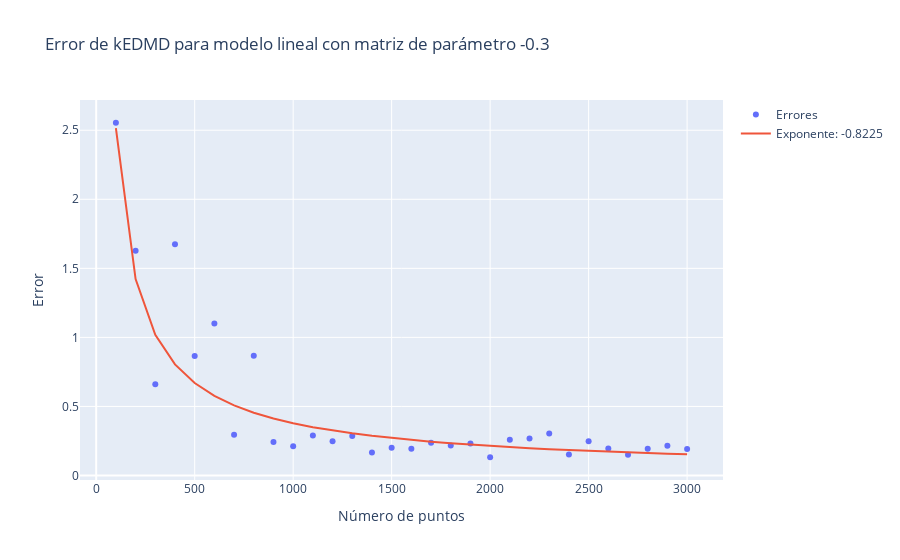

The notebook cell saved with this chart:
### Code cell
# Alpha a utilizar
alpha = -0.3

# Número de puntos
Ns = np.arange(100, 3100, 100)

# Errores
errors = np.zeros(len(Ns))

# Cálculo de errores
for i in range(len(Ns)):
    x, x_koop = compute_linear_kedmd(alpha, Ns[i])
    errors[i] = np.linalg.norm(x - x_koop)

# Ajustar una curva como raíz cuadrada a los errores
fit = np.polyfit(np.log(Ns), np.log(errors), 1)

# Plot
fig = go.Figure()

fig.add_trace(go.Scatter(x=Ns, y=errors, name='Errores', mode='markers'))
fig.add_trace(go.Scatter(x=Ns, y=np.exp(fit[1])*Ns**fit[0], name=f'Exponente: {fit[0].round(4)}', mode='lines'))

# Colocar titulo
fig.update_layout(
    title=f"Error de kEDMD para modelo lineal con matriz de parámetro {alpha}",
    xaxis_title="Número de puntos",
    yaxis_title="Error"
    )

fig.write_image(img_path+"Linear1Errors.pdf")

fig.show()

### Figure 1 — Plotly figure (JSON) as saved in the notebook; plotly's stock layout.template omitted (floating-point values rounded to 4 significant figures)
{"data": [{"mode": "markers", "name": "Errores", "type": "scatter", "x": [100, 200, 300, 400, 500, 600, 700, 800, 900, 1000, 1100, 1200, 1300, 1400, 1500, 1600, 1700, 1800, 1900, 2000, 2100, 2200, 2300, 2400, 2500, 2600, 2700, 2800, 2900, 3000], "y": [2.554, 1.627, 0.6602, 1.674, 0.8662, 1.101, 0.2945, 0.8676, 0.2423, 0.2117, 0.2897, 0.2482, 0.2868, 0.1672, 0.2009, 0.1943, 0.2365, 0.2178, 0.2315, 0.1321, 0.2581, 0.2673, 0.3045, 0.1522, 0.248, 0.1957, 0.1494, 0.1931, 0.2158, 0.1911]}, {"mode": "lines", "name": "Exponente: -0.8225", "type": "scatter", "x": [100, 200, 300, 400, 500, 600, 700, 800, 900, 1000, 1100, 1200, 1300, 1400, 1500, 1600, 1700, 1800, 1900, 2000, 2100, 2200, 2300, 2400, 2500, 2600, 2700, 2800, 2900, 3000], "y": [2.515, 1.422, 1.019, 0.8044, 0.6695, 0.5763, 0.5076, 0.4548, 0.4129, 0.3786, 0.35, 0.3259, 0.3051, 0.2871, 0.2712, 0.2572, 0.2447, 0.2335, 0.2233, 0.2141, 0.2057, 0.1979, 0.1908, 0.1843, 0.1782, 0.1725, 0.1673, 0.1623, 0.1577, 0.1534]}], "layout": {"title": {"text": "Error de kEDMD para modelo lineal con matriz de parámetro -0.3"}, "xaxis": {"title": {"text": "Número de puntos"}}, "yaxis": {"title": {"text": "Error"}}}}
